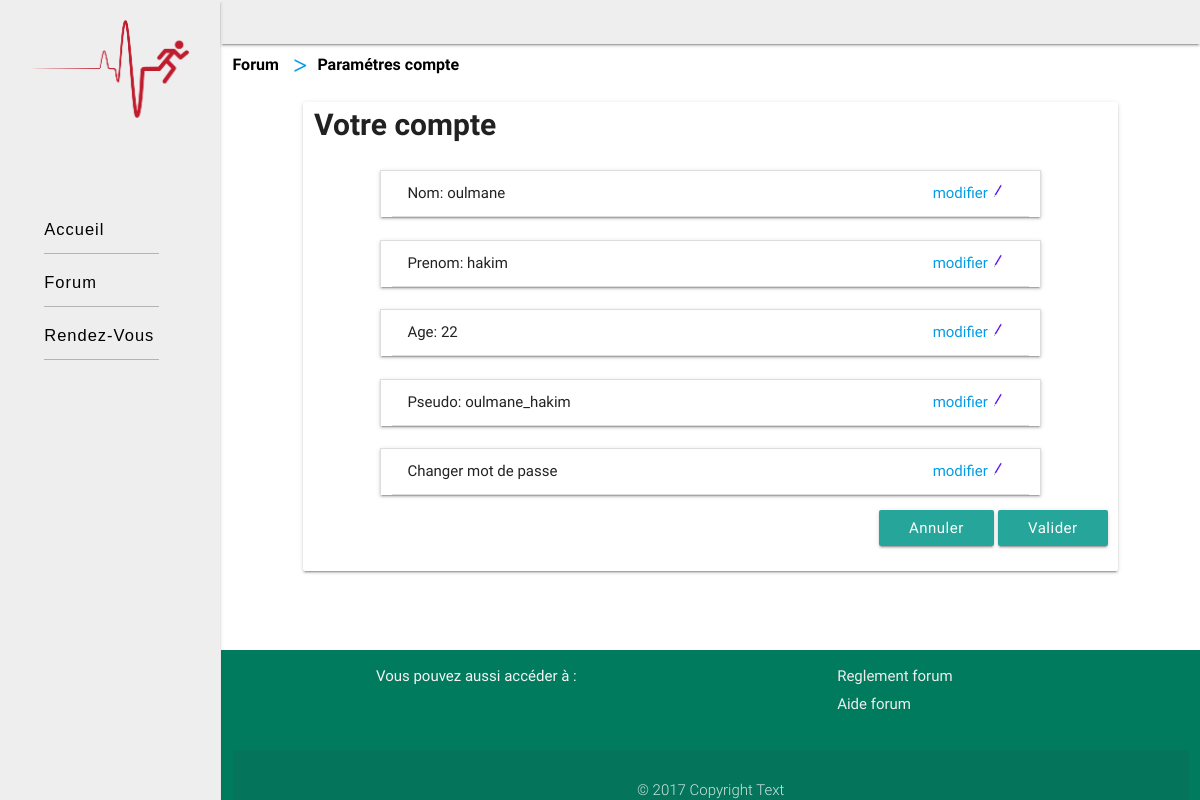
The app's page /Forum/Compte/index.php (signed in) with its own data.
### tables this page shows
CREATE TABLE `user` (
  `email` varchar(50) NOT NULL,
  `type` char(1) NOT NULL DEFAULT 'u',
  `nom` varchar(50) NOT NULL,
  `prenom` varchar(50) NOT NULL,
  `pseudo` varchar(50) NOT NULL,
  `age` int(11) NOT NULL,
  `mdp` varchar(50) NOT NULL,
  `bloquer` tinyint(1) DEFAULT '0'
);

### Forum/Compte/index.php (the view, shortened to what this page needs)
<?php
    if (isset($_SESSION["pseudo"])){
        try{
            $pdo_options[PDO::ATTR_ERRMODE] = PDO::ERRMODE_EXCEPTION;
          }
          catch (Exception $e){
              die('Erreur : ' . $e->getMessage());
          }
?>
<!DOCTYPE html>
<html lang="fr">
<head>
    <link rel="stylesheet" type="text/css" href="../../framework/materialize.min.css">
    <link rel="stylesheet" type="text/css" href="../../assets/css/main.css">
    <link rel="stylesheet" type="text/css" href="../../assets/css/breadcrumb.css">
    <link rel="stylesheet" type="text/css" href="../../assets/css/compte.css">
</head>
            <nav id="breadcrumb" class="#eeeeee grey lighten-3" style="height: 44px;line-height: 24px;">
                <div class="nav-wrapper">
                  <div class="col s12 chemin">
                    <a href="../" class="breadcrumb black-text">Forum</a>'
                    <a href="" class="breadcrumb black-text">Paramétres compte</a>
                  </div>
                </div>
            </nav>
            <?php
                try{
                    $pdo_options[PDO::ATTR_ERRMODE] = PDO::ERRMODE_EXCEPTION;
                    $bdd = new PDO('mysql:host=localhost;dbname=project', 'root', '', $pdo_options);
                    $bdd->exec('set names utf8');
                    $reponse = $bdd->prepare('SELECT nom, prenom, pseudo, mdp,age, email FROM user WHERE pseudo=? AND email=?');
                    $reponse->execute(array( $_SESSION["pseudo"], $_SESSION["email"]));
                    $donnees = $reponse->fetch();
            ?>
            <div id="info_user" style="margin-top:50px">
                <div class="col l10 m10 s12 offset-l1 offset-m1 card-panel">
                    <legend>Votre compte</legend>
                    <form method="post" action="<?php echo htmlspecialchars($_SERVER["PHP_SELF"]);?>" id="form">
                        <ul class="collapsible col l10 m10 s12 offset-l1 offset-m1" data-collapsible="accordion">
                          <li>
                            <div class="collapsible-header"><span id="champNom">Nom: <?php echo $donnees["nom"]; ?></span><span class="badge" style="color:#039be5;">modifier<img src="../../img/pencil.png" style="width: 20px;" alt=""></span></div>
                          </li>
                        </ul>
                        <ul class="collapsible col l10 m10 s12 offset-l1 offset-m1" data-collapsible="accordion">
                          <li>
                            <div class="collapsible-header"><span id="champPrenom">Prenom: <?php echo $donnees["prenom"]; ?></span><span class="badge" style="color:#039be5;">modifier<img src="../../img/pencil.png" style="width: 20px;" alt=""></span></div>
                          </li>
                        </ul>
                        <ul class="collapsible col l10 m10 s12 offset-l1 offset-m1" data-collapsible="accordion">
                          <li>
                            <div class="collapsible-header">
                                <span id="champAge">Age: <?php echo $donnees["age"]; ?></span>
                                <span class="badge" style="color:#039be5;">modifier<img src="../../img/pencil.png" style="width: 20px;" alt=""></span>
                            </div>
                          </li>
                        </ul>
                        <ul class="collapsible col l10 m10 s12 offset-l1 offset-m1" data-collapsible="accordion">
                          <li>
                            <div class="collapsible-header"><span id="champPseudo">Pseudo: <?php echo $donnees["pseudo"]; ?></span><span class="badge" style="color:#039be5;">modifier<img src="../../img/pencil.png" style="width: 20px;" alt=""></span></div>
                          </li>
                        </ul>
                        <ul class="collapsible col l10 m10 s12 offset-l1 offset-m1" data-collapsible="accordion">
                          <li>
                            <div class="collapsible-header"><span>Changer mot de passe</span><span class="badge" style="color:#039be5;">modifier<img src="../../img/pencil.png" style="width: 20px;" alt=""></span></div>
                          </li>
                        </ul>
                        <div class="right-align button">
                            <button type="reset" class="btn waves-effect waves-light">annuler</button>
                            <a href="#modal3" class="btn waves-effect waves-light">valider</a>
                        </div>
                    </form>
                </div>
            </div>
        <?php
                }
                catch (Exception $e){
                     die('Erreur : ' . $e->getMessage());
                }
        ?>
        </body>
        </html>
<?php
    }
    else{
        header('location: ../../part/accessCompte.php');
    }
?>

### assets/css/main.css (style rules this page uses)
#complete { display: flex; flex-direction: row; margin: 0px; }
#slide-out { display: flex; flex-direction: column; }
#logo { margin: 20px; margin-bottom: 80px; }
#slide-out .btn_menu { text-decoration: none; color: #000; font-size: 1.1em; margin-left: 1.5em; margin-bottom: 5px; margin-right: 2.5em; padding: 0em 0.5em; border-radius: 0.4em; font-family: "Fira Sans", "Source Sans Pro", Helvetica, Arial, sans-serif; letter-spacing: 1px; }
#slide-out .btn_menu:after { content: ''; border-bottom: solid 1px; border-color: #171E29; border-color: rgba(0, 0, 0, 0.25); box-shadow: inset 0px 1px 0px 0px rgba(255, 255, 255, 0.075), 0px 1px 0px 0px rgba(255, 255, 255, 0.075); display: block; }
#principale { margin-bottom: 0px; padding-right: 0px; }
@media screen and (min-width:993px) { #principale { margin-left: 210px; } }
.btn, .btn-flat { text-transform: capitalize; }
#footer { background: #007b5e !important; }
#footer a { color: #ffffff; text-decoration: none !important; background-color: transparent; -webkit-text-decoration-skip: objects; }
html, div, map, dt, isindex, form { display: block; }

### assets/css/breadcrumb.css (style rules this page uses)
.breadcrumb { font-size: 16px; font-weight: 700; text-overflow: ellipsis; white-space: pre-wrap; overflow: hidden; }
.chemin { margin-top: 53px; margin-left: 16px; }
.breadcrumb:before { content: '>'; font-weight: bold; color: #039be5; vertical-align: sub; }

### assets/css/compte.css (style rules this page uses)
#form { display: flex; flex-direction: column; justify-content: center; margin-top: 16px; }
#info_user { margin-top:40px; }
legend { font-size: 30px; font-weight: 700; }
.button { margin-bottom: 25px; }

### records on screen
user: nom "oulmane", prenom "hakim", age "22", pseudo "oulmane_hakim"
